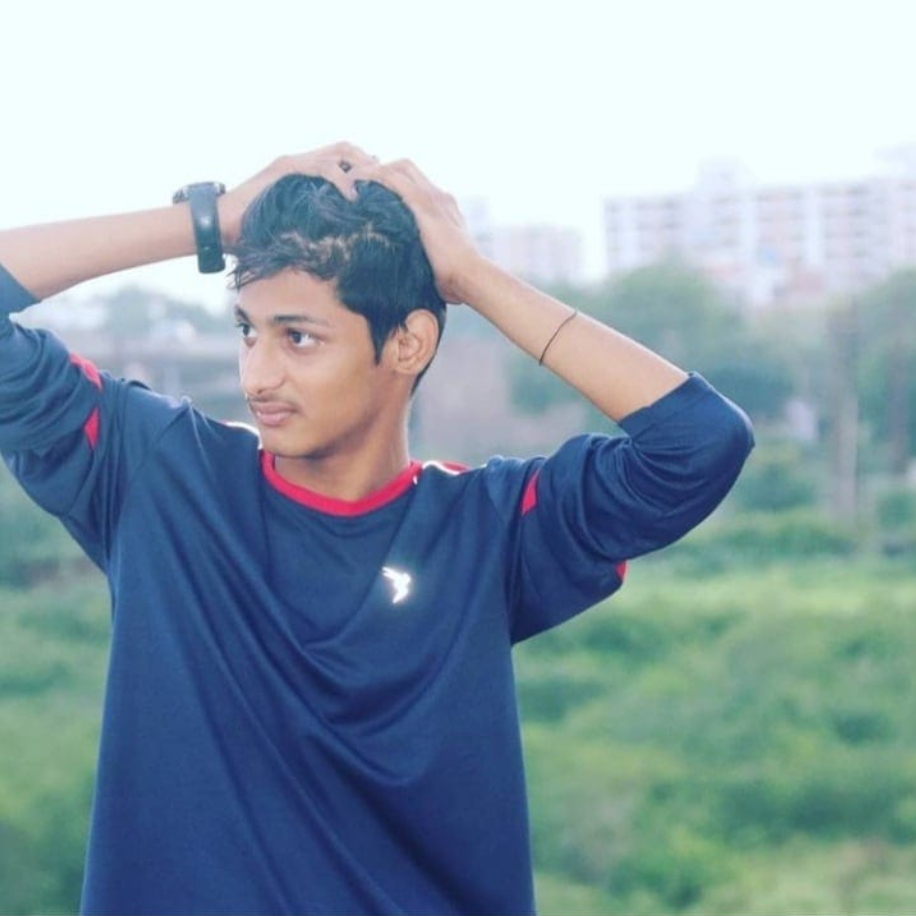
#> input picture ak.png, 916 x 916 px
$ python main.py
#> lines starting #> are read from the running program, lines starting #| are printed output that depends on the picture
# Importing the Required Moduel
# Code by Karan7773
import cv2 as cv

# Reading the image
# Replace this image name to your image name
image = cv.imread("ak.png")
#> image is the input picture: shape (916, 916, 3); mean B, G, R 169.2, 157.7, 137.4

# Converting the Image into gray_image
gray_image = cv.cvtColor(image, cv.COLOR_BGR2GRAY)
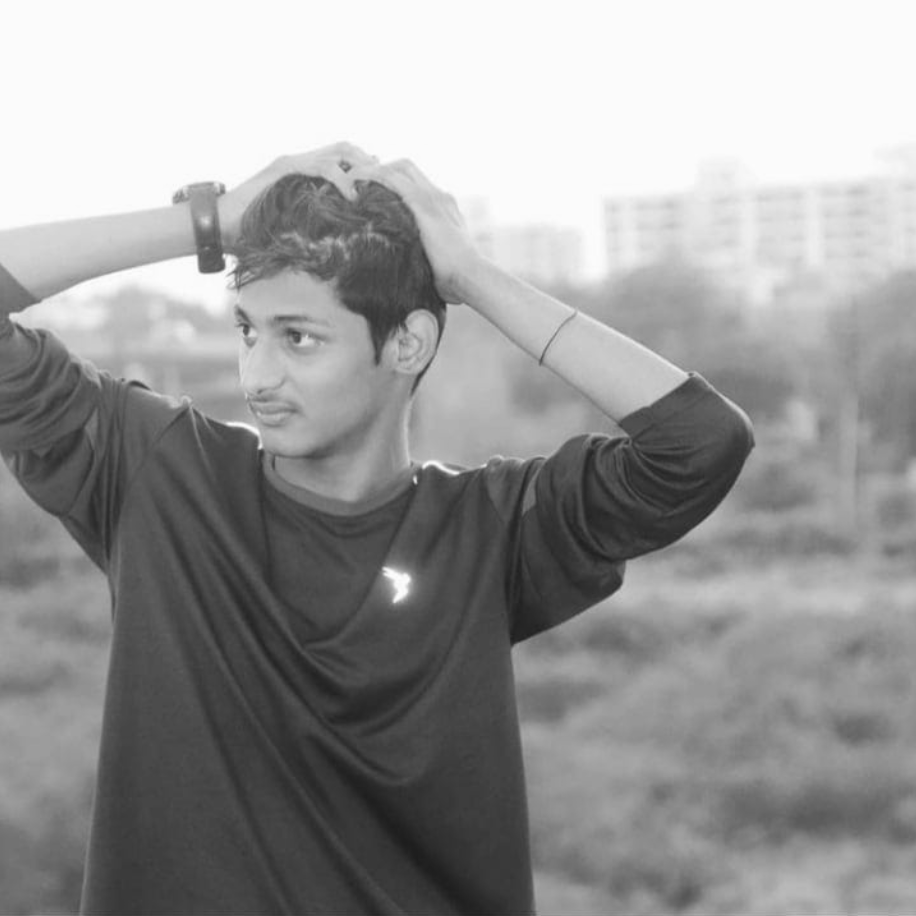
#> gray_image: shape (916, 916); min 28, max 254, mean 152.8

# Inverting the Imge
invert_image = cv.bitwise_not(gray_image)
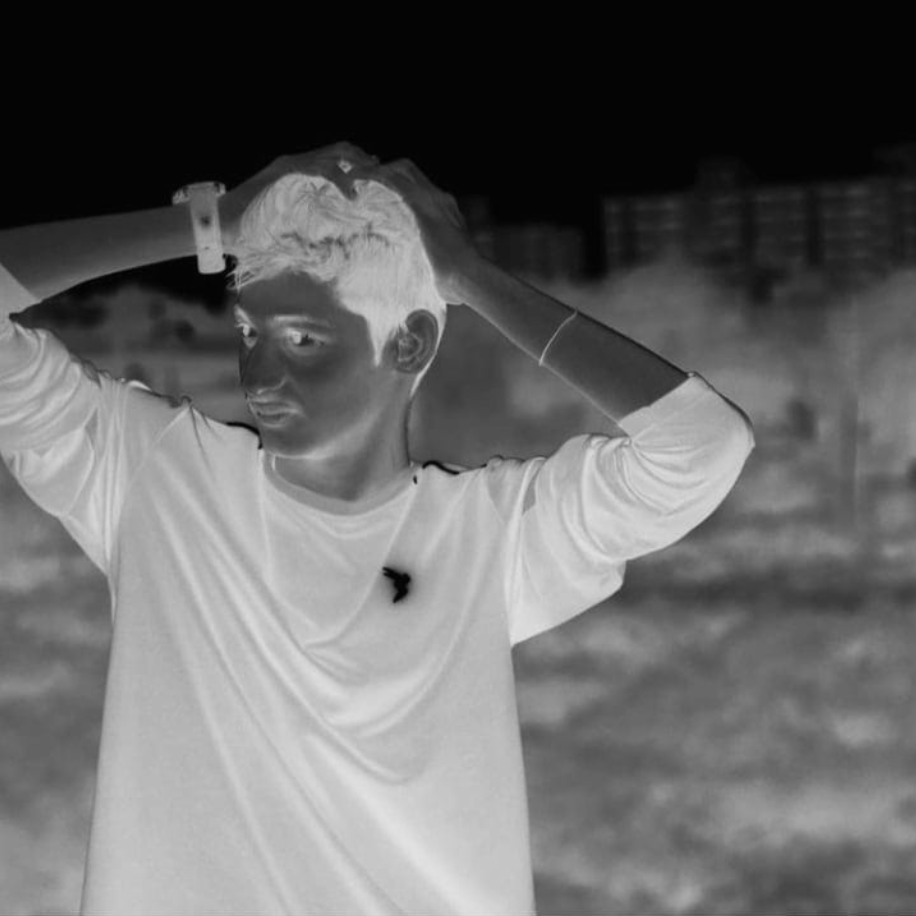
#> invert_image: shape (916, 916); min 1, max 227, mean 102.2

# Blur Image
blur_image = cv.GaussianBlur(invert_image, (21,21), 0)

# Inverting the Blured Image
invert_blur = cv.bitwise_not(blur_image)

# Convert Image Into sketch
sketch = cv.divide(gray_image, invert_blur, scale=256.0)
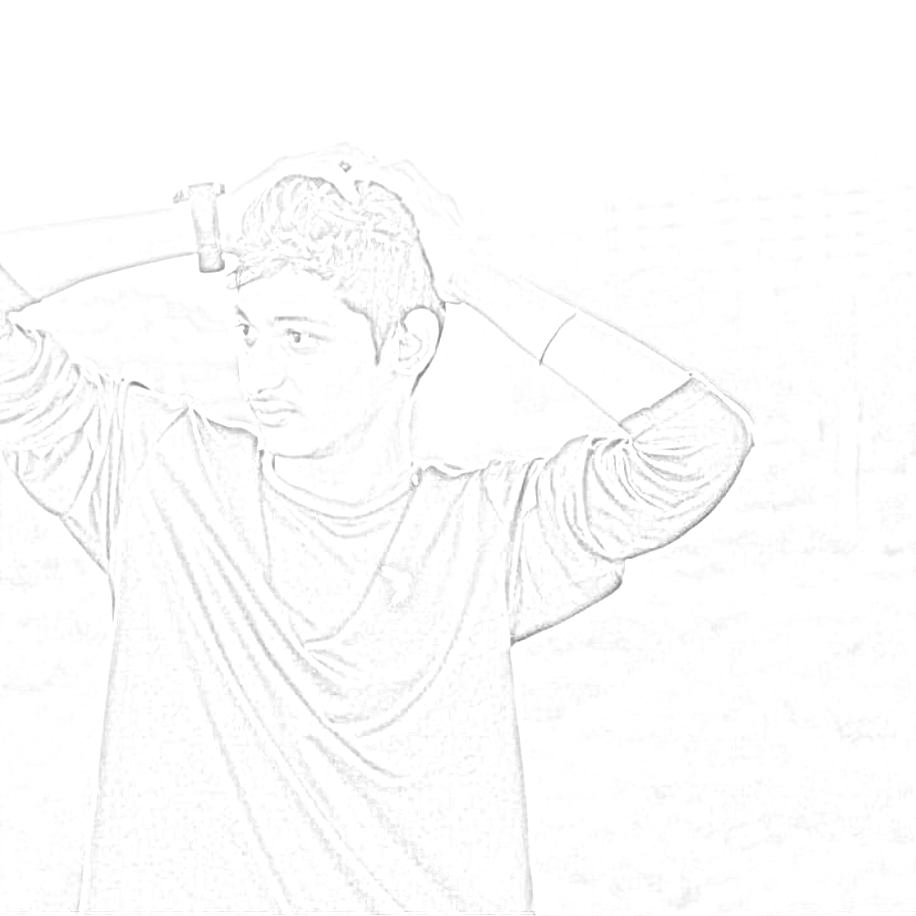
#> sketch: shape (916, 916); min 119, max 255, mean 252.5

# Generating the Sketch Image Named as Sketch.png
cv.imwrite("Sketch4.png", invert_blur)
